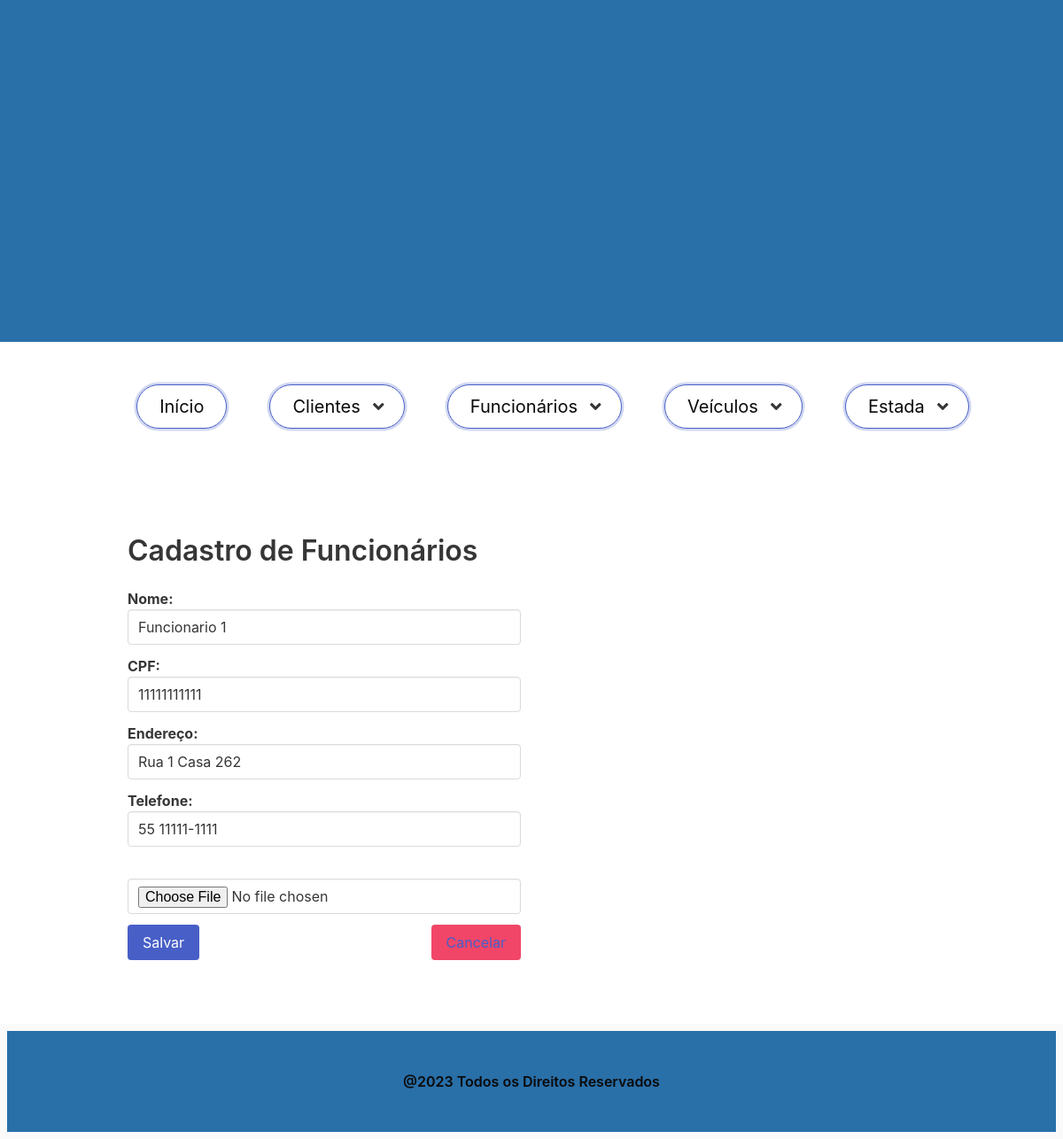
/7/funcionario/editar/, run on the app's committed database.
### funcionario/models.py (models this page shows, shortened)
class Funcionario(Pessoa):
    cpf = models.CharField('CPF', max_length=11, help_text='Cpf')
    foto = StdImageField('Foto', upload_to='pessoas', variations={'thumbnail': {'width': 100, 'height': 100,
                                                                                'crop': True}}, delete_orphans=True,
                         null=True, blank=True)
    class Meta:
        verbose_name = 'Funcionário'
        verbose_name_plural = 'Funcionários'
        ordering = ['nome']

### funcionario/views.py (the view)
# urls.py: path('<int:pk>/funcionario/editar/', FuncionarioUpDateView.as_view(), name='funcionario_editar'),
class FuncionarioUpDateView(SuccessMessageMixin,UpdateView):
    form_class = FuncionarioModelForm
    model = Funcionario
    template_name = 'funcionario_form.html'
    success_url = reverse_lazy('funcionarios')
    success_message = 'Funcionário alterado com sucesso!'

### funcionario/forms.py
class FuncionarioModelForm(forms.ModelForm):
    class Meta:
        model = Funcionario
        fields = ['nome', 'cpf', 'endereco', 'fone', 'foto']
        widgets = {
            'nome': forms.TextInput(
                attrs={'class': 'input', 'type': 'text', 'placeholder': 'Digite o nome do funcionario'}),
            'cpf': forms.TextInput(
                attrs={'class': 'input', 'type': 'text', 'placeholder': 'Digite o cpf do funcionario'}),
            'endereco': forms.TextInput(
                attrs={'class': 'input', 'type': 'text', 'placeholder': 'Digite o endereco do funcionario'}),
            'fone': forms.TextInput(
                attrs={'class': 'input', 'type': 'text', 'placeholder': 'Digite o telefone do funcionario'}),
            'foto': forms.FileInput(
                attrs={'class': 'input', 'type': 'file'}),
        }

### funcionario/templates/funcionario_form.html (shortened to what this page needs)
{% extends "base.html" %}
{% block content %}
<section class="section">
        <div class="container">
            <div class="column is-mobile">
                <div class="column is-half is-off-set-one-quarter">
                    <h3 class="title is-size-3">Cadastro de Funcionários</h3>
                    <form action="{% url 'funcionario_adicionar' %}" method="POST" enctype="multipart/form-data">
                        {% for field in form %}
                      <div class="field">
                        {% if field.html_name == 'foto' %}
                          {% if field.value is not empty %}
                            <label class="label is-capitalized"> {{ field }}</label>
                          {% else %}
                            <label class="label is-capitalized"> {{ field.label }}: {{ field }}</label>
                          {% endif %}
                      {% else %}
                          <label class="label is-capitalized"> {{ field.label }}: {{ field }}</label>
                      {% endif %}
                      </div>
                        {% endfor %}
                        <button class="button is-link is-primary" type="submit">Salvar</button>
                        <button class="button is-danger is-pulled-right" type="reset">
                            <a href="{% url 'funcionarios' %}">Cancelar</a>
                        </button>
                    </form>
                </div>
            </div>
        </div>
</section>
{% endblock %}

### home/templates/base.html (style rules this page uses)
* { margin: 0; padding: 0; }

### data on the page
Funcionario: form "Funcionario 1" "11111111111" "Rua 1 Casa 262" "55 11111-1111"

### other printed values
{{ field.label }} "Nome" "CPF" "Endereço" "Telefone"
